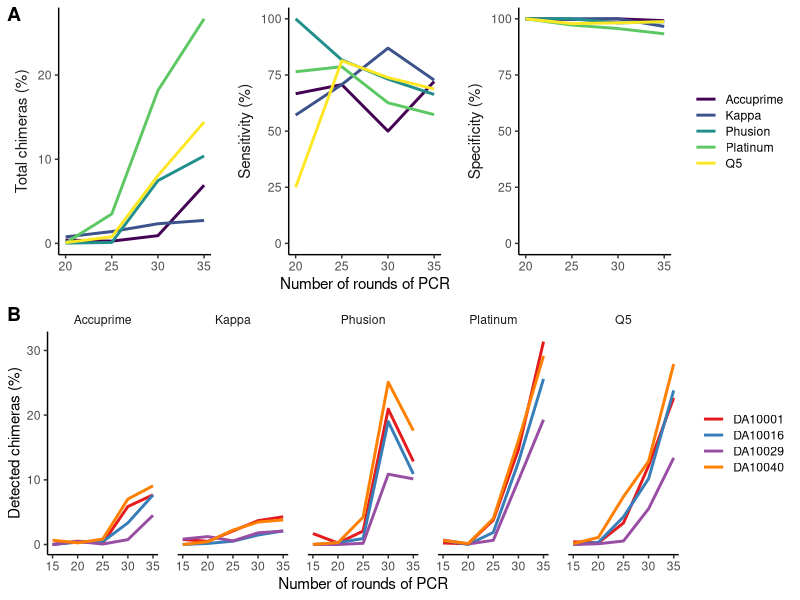
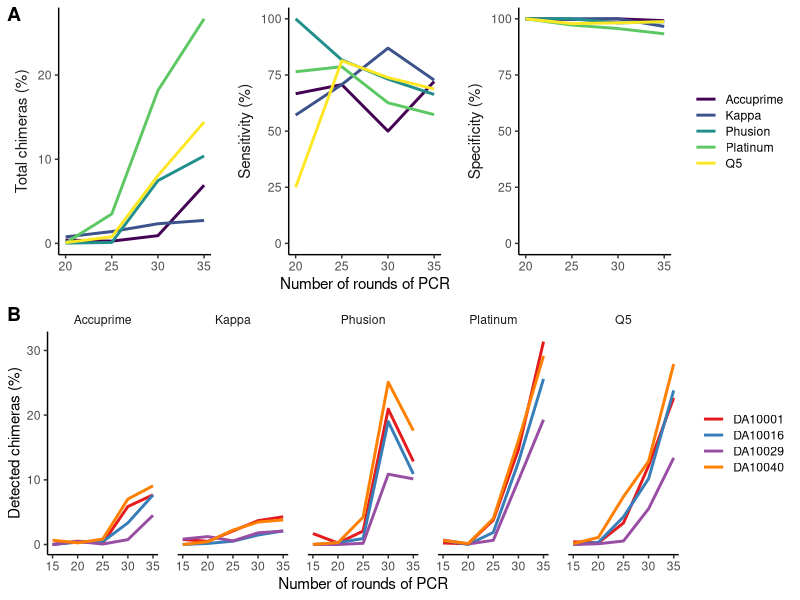

Source code (R) for these figures, in order:
library(tidyverse)
library(viridis)
library(RColorBrewer)

library(cowplot)

facet_names <- c(
									'percentage' = "Total chimeras (%)",
									'sensitivity' = "Sensitivity (%)",
									'specificity' = "Specificity (%)"
								)

mock <- read_tsv("data/process/error_chimera_rates.tsv") %>%
	mutate(percentage = 100 * pc_frac_chimera,
					sensitivity = 100 * vsearch_sens,
					specificity = 100 * vsearch_spec) %>%
	select(rounds, polymerase, percentage, sensitivity, specificity) %>%
	gather(per_sens_spec, value, percentage, sensitivity, specificity) %>%
	ggplot(aes(x=rounds, y=value, color=polymerase)) +
		geom_line(size=1) +
		geom_blank(aes(y = 0)) +
		facet_wrap(~per_sens_spec, scales="free_y", labeller = as_labeller(facet_names), strip.position="left") +
		labs(y=NULL, x="Number of rounds of PCR") +
		scale_color_manual(name=NULL,
												breaks=c("ACC", "K", "PHU", "PL", "Q5"),
												labels=c("Accuprime", "Kappa", "Phusion", "Platinum", "Q5"),
												values=viridis(5)) +
		theme_classic() +
		theme(
			panel.spacing=unit(0.5,"cm"),
			strip.background = element_blank(),
			legend.key.height = unit(0.8, "line"),
			strip.placement="outside",
			strip.text=element_text(size=11)
		)



facet_names <- c(
									'ACC' = "Accuprime",
									'K' = "Kappa",
									'PHU' = "Phusion",
									'PL' = "Platinum",
									'Q5' = "Q5"
								)

stool <- read_tsv("data/process/stool_chimera.tsv") %>%
	mutate(per_chimera = 100 * frac_chimera) %>%
	ggplot(aes(x=rounds, y=per_chimera, color=subject)) +
		geom_line(size=1) +
		facet_grid(.~polymerase, labeller = as_labeller(facet_names)) +
		scale_color_manual(name=NULL,
												values=brewer.pal(5, "Set1")[-3]) +
		labs(y="Detected chimeras (%)", x="Number of rounds of PCR") +
		theme_classic() +
		theme(
			panel.spacing=unit(0.5,"cm"),
			strip.background = element_blank(),
			legend.key.height = unit(0.8, "line")
		)

plot_grid(mock, stool, nrow=2, labels=c("A", "B"))

ggsave("results/figures/chimera_plots.pdf", width=6.875, height=4.5, units="in")
